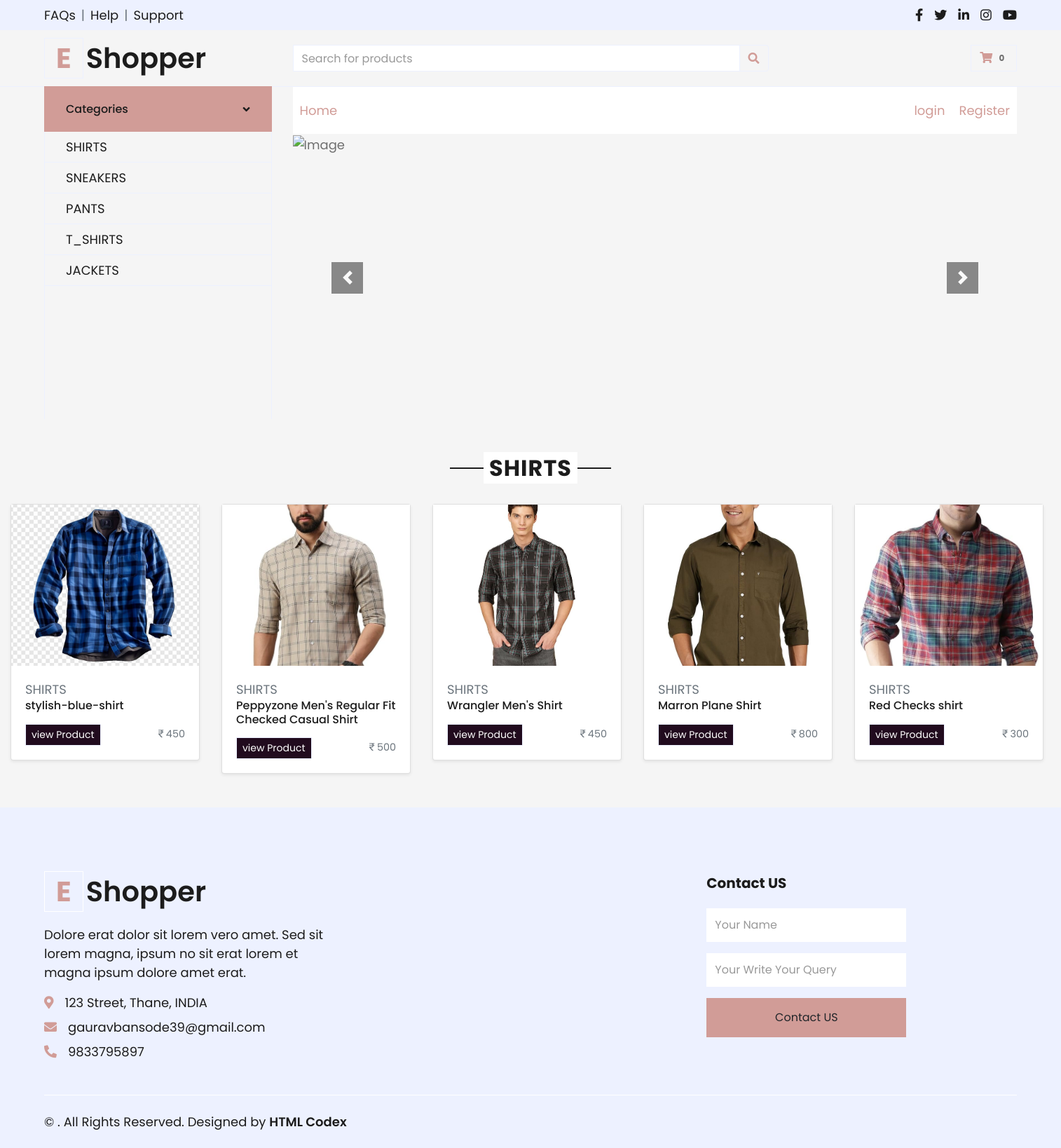
The app's page /cat/5/ with its own data.
### ecom_app/models.py (models this page shows, shortened)
class category(models.Model):
    name=models.CharField(max_length=20)
    image=models.ImageField(upload_to='images/')

class products(models.Model):
    cat=models.ForeignKey(category,on_delete=models.CASCADE)
    name=models.CharField(max_length=50)
    description=models.TextField(max_length=2000)
    prize=models.IntegerField()
    images=models.ImageField(upload_to='images/')

### ecom_app/views.py (the view)
# urls.py: path('cat/<int:id>/',views.data2,name='cat'),
def data2(request,id):
    data=products.objects.filter(cat=id)
    cat=category.objects.all()
    for i in data:
        d1=i.cat.name
    context={'cat':cat,'prod':data,'d1':d1}
    return render(request,'view_products.html',context)

### templates/view_products.html (shortened to what this page needs)
{% extends "base.html" %}
{%load static %}
{% block body %}
<head>
</head>
<div class="text-center mb-4">
	<h2 class="section-title px-5"><span class="px-2">{{d1}} </span></h2>
</div>
		<div class=" col-6">
			<div class="row wrapper">
				{% for i in prod %}
				<div class="col" style="width: 300px;">
					<div class="card shadow-sm">
						<img src="{{i.images.url}}" style="height: 230px;object-fit: cover;">
						<div class="card-body">
							<span class="text-muted fs-6">{{i.cat.name}}</span>
							<h6>{{i.name}}</h6>
							<div class="d-flex justify-content-between align-items-center">
								<div class="btn-group">
									<a href="{% url 'show' i.id %}">
										<button style="background-color:rgb(33, 11, 30);" id="liveToastBtn" data-id="1"
											data-price="109" data-product="Jeans" data-quantity="1" type="button"
											class="btn btn-sm btn-outline-secondary btn-success text-white">view
											Product</button></a>
								</div>
								<small class="text-muted "> <i class="bi bi-currency-rupee"></i>{{i.prize}}</small>
							</div>
						</div>
					</div>
				</div>
				{% endfor %}
			</div>
		</div>
{% endblock body %}

### templates/base.html (shortened to what this page needs)
{% load static %}
<!doctype html>
<html lang="en">
  <head>
    <link rel="stylesheet" href="https://cdn.jsdelivr.net/npm/bootstrap@4.0.0/dist/css/bootstrap.min.css">
    <link rel="stylesheet" href="https://cdn.jsdelivr.net/npm/bootstrap-icons@1.11.3/font/bootstrap-icons.min.css">
    <link rel="stylesheet" href="{% static 'css/style.css' %}">
    <link rel="stylesheet" href="{% static 'css/style.min.css' %}">
    <link href="https://cdnjs.cloudflare.com/ajax/libs/font-awesome/5.10.0/css/all.min.css" rel="stylesheet">
    <link href="lib/owlcarousel/assets/owl.carousel.min.css" rel="stylesheet">
  </head>
  <body>
 <div class="container-fluid">
  <div class="row bg-secondary py-2 px-xl-5">
      <div class="col-lg-6 d-none d-lg-block">
          <div class="d-inline-flex align-items-center">
              <a class="text-dark" href="">FAQs</a>
              <span class="text-muted px-2">|</span>
              <a class="text-dark" href="">Help</a>
              <span class="text-muted px-2">|</span>
              <a class="text-dark" href="">Support</a>
          </div>
      </div>
      <div class="col-lg-6 text-center text-lg-right">
          <div class="d-inline-flex align-items-center">
              <a class="text-dark px-2" href="">
                  <i class="fab fa-facebook-f"></i>
              </a>
              <a class="text-dark px-2" href="">
                  <i class="fab fa-twitter"></i>
              </a>
              <a class="text-dark px-2" href="">
                  <i class="fab fa-linkedin-in"></i>
              </a>
              <a class="text-dark px-2" href="">
                  <i class="fab fa-instagram"></i>
              </a>
              <a class="text-dark pl-2" href="">
                  <i class="fab fa-youtube"></i>
              </a>
          </div>
      </div>
  </div>
  <div class="row align-items-center py-3 px-xl-5">
      <div class="col-lg-3 d-none d-lg-block">
          <a href="" class="text-decoration-none">
              <h1 class="m-0 display-5 font-weight-semi-bold"><span class="text-primary font-weight-bold border px-3 mr-1">E</span>Shopper</h1>
          </a>
      </div>
      <div class="col-lg-6 col-6 text-left">
          <form  method="POST" action="{% url 'search' %}"  >
              <div class="input-group">
                  <input type="text" class="form-control" placeholder="Search for products" name='inp1'>
                  <div class="input-group-append">
                      <span class="input-group-text bg-transparent text-primary">
                          <i class="fa fa-search"></i>
                      </span>
                  </div>
              </div>
          </form>
      </div>
      <div class="col-lg-3 col-6 text-right">
          <a href="{% url 'show_cart'%}" class="btn border">
              <i class="fas fa-shopping-cart text-primary"></i>
              <span class="badge">0</span>
          </a>
      </div>
  </div>
</div>
 <div class="container-fluid mb-5">
  <div class="row border-top px-xl-5">
      <div class="col-lg-3 d-none d-lg-block">
          <a class="btn shadow-none d-flex align-items-center justify-content-between bg-primary text-white w-100" data-toggle="collapse" href="#navbar-vertical" style="height: 65px; margin-top: -1px; padding: 0 30px;">
              <h6 class="m-0">Categories</h6>
              <i class="fa fa-angle-down text-dark"></i>
          </a>
          <nav class="collapse show navbar navbar-vertical navbar-light align-items-start p-0 border border-top-0 border-bottom-0" id="navbar-vertical">
              <div class="navbar-nav w-100 overflow-hidden" style="height: 410px">
                {% for i in cat %}
                  <a href="{% url 'cat' i.id %}" class="nav-item nav-link">{{i.name}}</a>
                  {% endfor %}
              </div>
          </nav>
      </div>
      <div class="col-lg-9">
          <nav class="navbar navbar-expand-lg bg-light navbar-light py-3 py-lg-0 px-0">
              <div class="collapse navbar-collapse justify-content-between" id="navbarCollapse">
                  <div class="navbar-nav mr-auto py-0">
                      <a href="{% url 'home'%}" class="nav-item nav-link active">Home</a>
                  </div>
                  <div class="navbar-nav ml-auto py-0">
                    {% if user.is_superuser %}
                    <a class="nav-link active" href="{% url 'add_product' %}" class="v1"><p>Add Products</p></a>
                    <a class="dropdown-item" href="{% url 'log_out' %}" class="v1">log out</a>
                    {% elif user.is_authenticated  %}
                    <a class="dropdown-item" href="{% url 'log_out' %}" class="v1">log out</a>
                    {% else %}
                    <a class="nav-link active" href="{% url 'login' %}" class="v1">login</a>
                    <a class="nav-link active" href="{% url 'register' %}" class="v1">Register</a>
                    {%endif%}
                  </div>
              </div>
          </nav>
          <div id="header-carousel" class="carousel slide" data-ride="carousel">
              <div class="carousel-inner">
                  <div class="carousel-item active" style="height: 410px;">
                      <img class="img-fluid" src="https://prod-img.thesouledstore.com/public/theSoul/storage/mobile-cms-media-prod/banner-images/web_4.jpg?format=webp&w=1500&dpr=1.3" alt="Image">
                  </div>
              </div>
              <a class="carousel-control-prev" href="#header-carousel" data-slide="prev">
                  <div class="btn btn-dark" style="width: 45px; height: 45px;">
                      <span class="carousel-control-prev-icon mb-n2"></span>
                  </div>
              </a>
              <a class="carousel-control-next" href="#header-carousel" data-slide="next">
                  <div class="btn btn-dark" style="width: 45px; height: 45px;">
                      <span class="carousel-control-next-icon mb-n2"></span>
                  </div>
              </a>
          </div>
      </div>
  </div>
</div>
  {% block body %}
  {% endblock body %}
  <div class="container-fluid bg-secondary text-dark mt-5 pt-5">
    <div class="row px-xl-5 pt-5">
        <div class="col-lg-4 col-md-12 mb-5 pr-3 pr-xl-5">
            <a href="" class="text-decoration-none">
                <h1 class="mb-4 display-5 font-weight-semi-bold"><span class="text-primary font-weight-bold border border-white px-3 mr-1">E</span>Shopper</h1>
            </a>
            <p>Dolore erat dolor sit lorem vero amet. Sed sit lorem magna, ipsum no sit erat lorem et magna ipsum dolore amet erat.</p>
            <p class="mb-2"><i class="fa fa-map-marker-alt text-primary mr-3"></i>123 Street, Thane, INDIA</p>
            <p class="mb-2"><i class="fa fa-envelope text-primary mr-3"></i>gauravbansode39@gmail.com</p>
            <p class="mb-0"><i class="fa fa-phone-alt text-primary mr-3"></i>9833795897</p>
        </div>
        <div class="col-lg-8 col-md-12">
            <div class="row">
                <div class="col-md-4 mb-5" style="margin-left: 50%;">
                    <h5 class="font-weight-bold text-dark mb-4">Contact US</h5>
                    <form action="">
                        <div class="form-group">
                            <input type="text" class="form-control border-0 py-4" placeholder="Your Name" required="required" />
                        </div>
                        <div class="form-group">
                            <input type="email" class="form-control border-0 py-4" placeholder="Your Write Your Query"
                                required="required" />
                        </div>
                        <div>
                            <button class="btn btn-primary btn-block border-0 py-3" type="submit">Contact US</button>
                        </div>
                    </form>
                </div>
            </div>
        </div>
    </div>
    <div class="row border-top border-light mx-xl-5 py-4">
        <div class="col-md-6 px-xl-0">
            <p class="mb-md-0 text-center text-md-left text-dark">
                &copy; <a class="text-dark font-weight-semi-bold" href="#"></a>. All Rights Reserved. Designed
                by
                <a class="text-dark font-weight-semi-bold" href="https://htmlcodex.com">HTML Codex</a><br>
            </p>
        </div>
        <div class="col-md-6 px-xl-0 text-center text-md-right">
        </div>
    </div>
</div>
  </body>
</html>

### templates/base.html (style rules this page uses)
body { font-size:large; background-color:whitesmoke; }

### templates/view_products.html (style rules this page uses)
.wrapper { display: grid; grid-template-columns: repeat(6, 1fr); gap: 1px; }

### records on screen
category: name "SHIRTS"
category: name "SNEAKERS"
category: name "PANTS"
category: name "T_SHIRTS"
category: name "JACKETS"
products: images (picture), cat.name "SHIRTS", name "stylish-blue-shirt", prize "450"
products: images (picture), cat.name "SHIRTS", name "Peppyzone Men's Regular Fit Checked Casual Shirt", prize "500"
products: images (picture), cat.name "SHIRTS", name "Wrangler Men's Shirt", prize "450"
products: images (picture), cat.name "SHIRTS", name "Marron Plane Shirt", prize "800"
products: images (picture), cat.name "SHIRTS", name "Red Checks shirt", prize "300"
